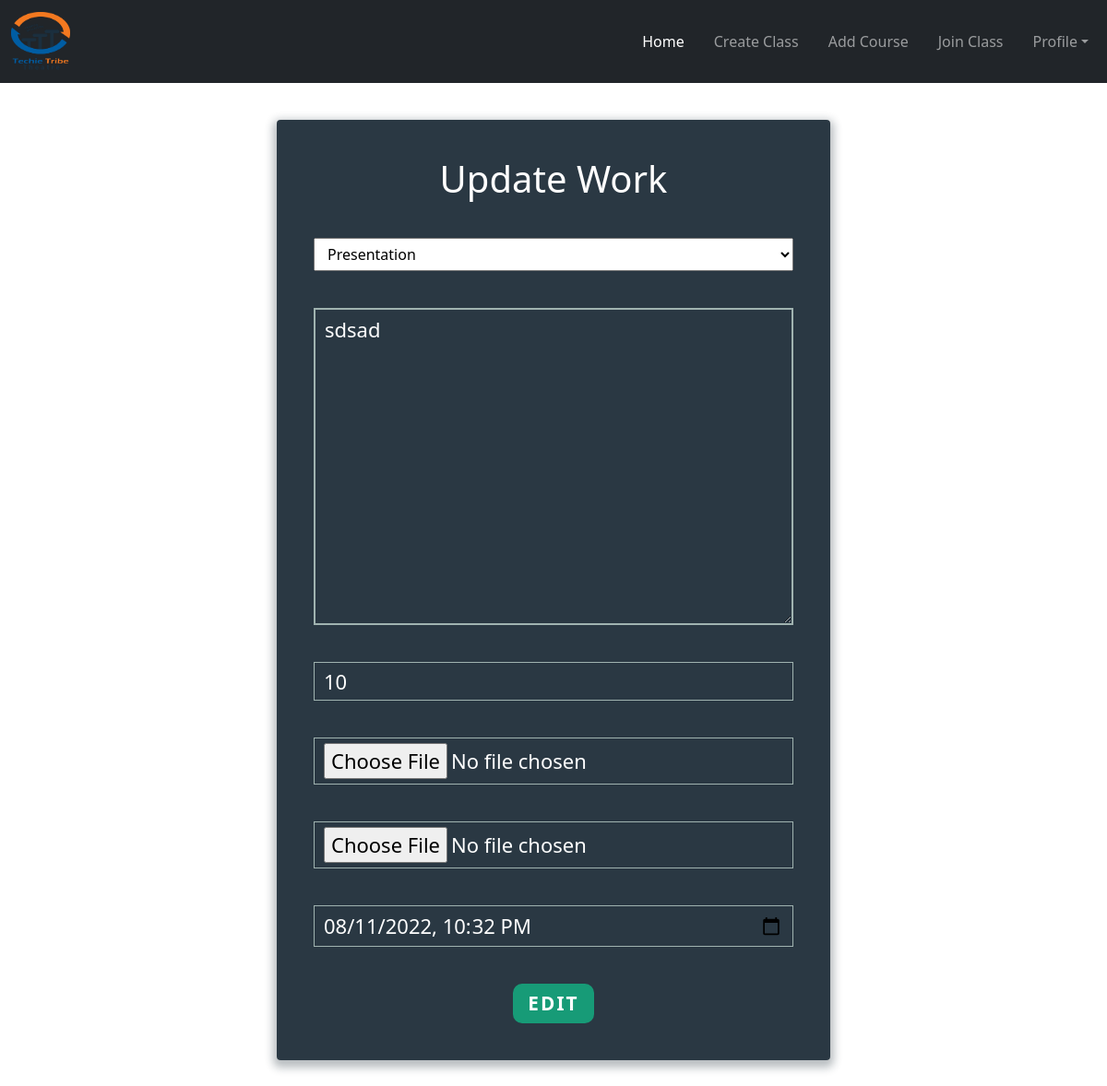
Screenshot of /teacher/editwork/21/ with the database file from the repository.
### teacher/models.py (models this page shows, shortened)
class AddClassWork(models.Model):
    myclass = models.ForeignKey(
        CreateClass, on_delete=models.CASCADE)
    mytopic = models.CharField(
        max_length=20, choices=Choice_Type, default='Presentation')
    title = models.TextField(max_length=100, default="none")
    description = models.TextField(blank=True, null=True)
    marks = models.IntegerField(blank=True, null=True, default=0)
    imagephoto = models.ImageField(upload_to='images/', blank=True, null=True)
    document = models.FileField(upload_to='documents/', blank=True, null=True)
    current_date = models.DateTimeField(
        auto_now_add=True,  blank=True)
    end_date_time = models.DateTimeField(blank=True, null=True)

### teacher/views.py (the view, shortened to what this page needs)
# urls.py: path('editwork/<int:id>/', EditworkView.as_view(), name='editwork'),
class EditworkView(View):
    def get(self, request, id):
        mywork = AddClassWork.objects.get(pk=id)
        form = AddClassWorkForm(instance=mywork)
        return render(request, 'editwork.html', {'form': form})

### teacher/forms.py
class AddClassWorkForm(forms.ModelForm):
    class Meta:
        model = AddClassWork
        fields = ('mytopic', 'description', 'marks', 'imagephoto',
                  'document', 'end_date_time')
        labels = {"mytopic": "Topic",
                  "description": "Description", 'imagephoto': "image"}
        widgets = {
            'mytopic': forms.Select(attrs={'placeholder': 'Topic'}),
            'description': forms.Textarea(attrs={'placeholder': 'Description'}),
            'imagephoto': forms.FileInput(attrs={'placeholder': 'Image'}),
            'document': forms.FileInput(attrs={'placeholder': 'Document'}),
            'end_date_time': forms.DateTimeInput(attrs={'placeholder': 'Y-m-d H:M:S', 'type': 'datetime-local'}),
        }

### teacher/templates/editwork.html (shortened to what this page needs)
{% extends 'base_teacher.html' %} <br />
{% load static %} <br>
{% block content %}
<link rel="stylesheet" href="{% static 'css/form.css' %}">
<div class="form">
    <div class="tab-content">
      <div id="signup">
        <h1>Update Work</h1>
        <form action="" method="post" enctype="multipart/form-data">
          {% for fm in form %}
          <div class="field-wrap">
              {{fm}}
          </div>
          {% endfor %}
        <div class='text-center'>
        <button type="submit" class="button button-block"/>Edit</button>
      </div>
        </form>
      </div>
    </div>
</div>
{% endblock content %}

### teacher/static/css/form.css (style rules this page uses)
*, *:before, *:after { -webkit-box-sizing: border-box; box-sizing: border-box; }
.form { background: rgba(19, 35, 47, 0.9); padding: 40px; max-width: 600px; margin: 40px auto; border-radius: 4px; -webkit-box-shadow: 0 4px 10px 4px rgba(19, 35, 47, 0.3); box-shadow: 0 4px 10px 4px rgba(19, 35, 47, 0.3); }
h1 { text-align: center; color: #ffffff; font-weight: 300; margin: 0 0 40px; }
input, textarea { font-size: 22px; display: block; width: 100%; height: 100%; padding: 5px 10px; background: none; background-image: none; border: 1px solid #a0b3b0; color: #ffffff; border-radius: 0; -webkit-transition: border-color .25s ease, -webkit-box-shadow .25s ease; transition: border-color .25s ease, -webkit-box-shadow .25s ease; transition: border-color .25s ease, box-shadow .25s ease; transition: border-color .25s ease, box-shadow .25s ease, -webkit-box-shadow .25s ease; }
textarea { border: 2px solid #a0b3b0; resize: vertical; }
#id_mytopic { width: 100%; padding: 5px 10px; }
.field-wrap { position: relative; margin-bottom: 40px; }
.button { border: 0; outline: none; border-radius: 10px; padding: 6px 0; padding-left: 1rem; padding-right: 1rem; font-size: 1.3rem; font-weight: 600; text-transform: uppercase; letter-spacing: .1em; color: #ffffff; background: #179b77;; -webkit-transition: all 0.5s ease; transition: all 0.5s ease; -webkit-appearance: none; }

### rows the page displays
AddClassWork: form "Presentation" "sdsad" "10" "08/11/2022 22:32"
